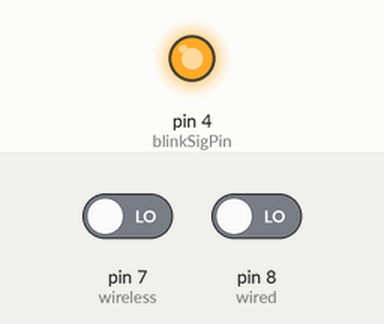
This sketch was run on a simulated Arduino Uno, built with avr-gcc and run on an emulated ATmega328P. Parts: output pins drawn as LEDs (lit = HIGH). Inputs (shaded band) come from the test bench; at power-on: pin 7 (wireless) LOW, pin 8 (wired) LOW. The ROS host is connected and sends only what is stated; what the sketch prints to the serial monitor is not drawn.

Above: at 0.1 s.
At 1.1 s:
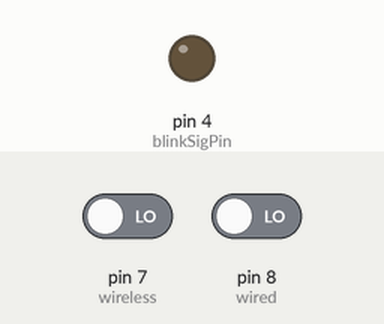
Timing chart, 0 to 2.6 s (numbered marks = the images above):
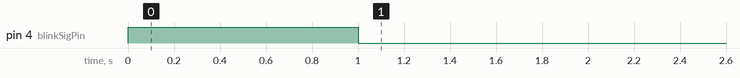

The sketch:

estop_light.ino
```cpp
/*
 * rosserial Subscriber Example
 * Blinks an LED on callback
 */

#include <ros.h>
#include <Arduino.h>

#include <std_msgs/Empty.h>
#include <std_msgs/Int8.h>
#include <std_msgs/Bool.h>

ros::NodeHandle nh;

const int blinkSigPin = 4; // Relay for light
const int wireless = 7;
const int wired = 8;

//void blinkLight( const std_msgs::Int8& light_State){
//  if (light_State.data == 2){
//  digitalWrite(blinkSigPin, HIGH);   // signal other Arduino to blink the led
//  }
//  else {
//    digitalWrite(blinkSigPin, LOW); //keep the arduino on while teleop or manual
//  }
//}

//ros::Subscriber<std_msgs::Int8> sub("/gem/operation_mode", &blinkLight );
std_msgs::Bool bool_msg;
ros::Publisher Estop("gem/eStop", &bool_msg);

void setup()
{
  Serial.begin(57600);
  pinMode(blinkSigPin, OUTPUT);
  pinMode(wired, INPUT);
  pinMode(wireless, INPUT);
  digitalWrite(blinkSigPin, HIGH);   // turn the LED on (HIGH is the voltage level)
  delay(1000);
  digitalWrite(blinkSigPin, LOW);   // turn the LED on (HIGH is the voltage level)

  nh.initNode();
  //nh.subscribe(sub);
  nh.advertise(Estop);
}

void loop()
{
  bool_msg.data = buttonSurvey();
  Serial.println(bool_msg.data);
  nh.spinOnce();
  Estop.publish(&bool_msg);
    delay(100);
}

bool buttonSurvey(){
  Serial.println(digitalRead(wired));
  if (digitalRead(wireless) || digitalRead(wired)){
    return true;
  }
  else{
    return false;
  }
}
```
